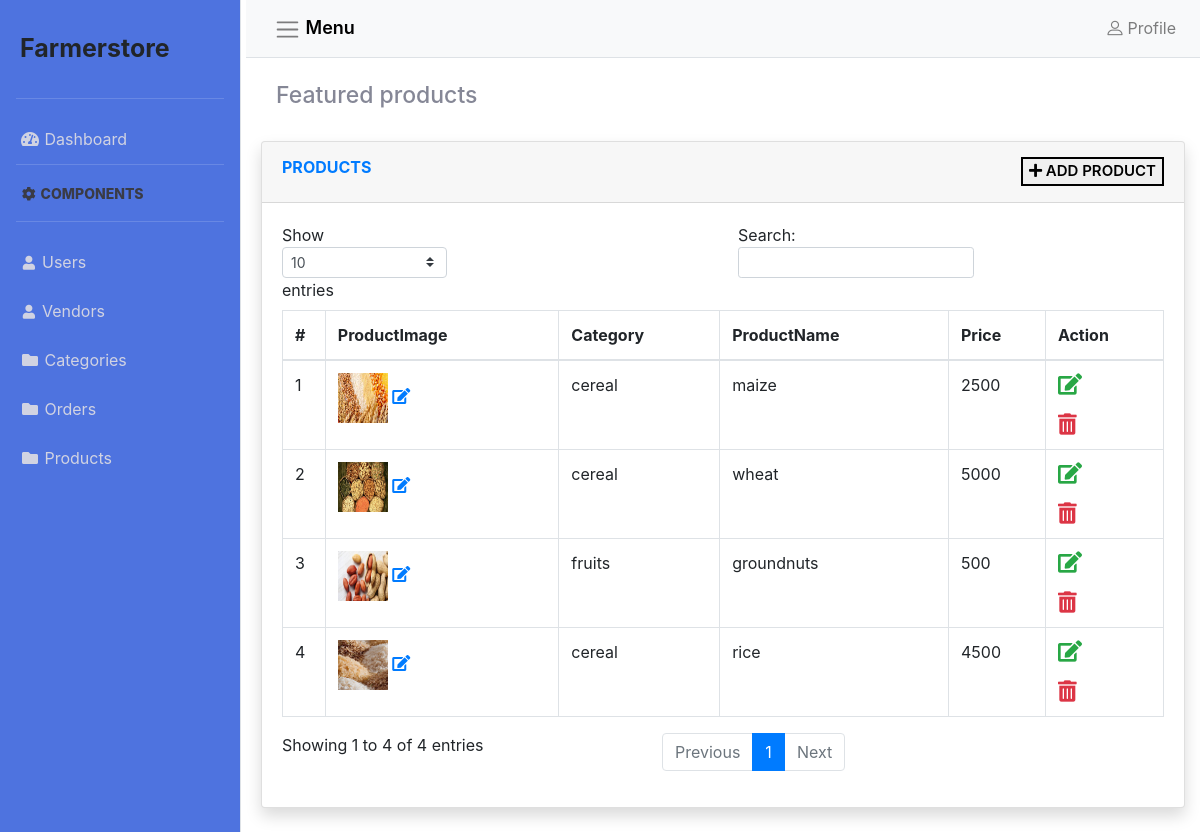
/admin/products.php (signed in), run on the app's committed database.
### tables this page shows
CREATE TABLE `products` (
  `product_id` int(11) NOT NULL,
  `category_id` int(11) NOT NULL,
  `product_name` varchar(255) NOT NULL,
  `price` varchar(255) NOT NULL,
  `photo` varchar(255) NOT NULL,
  `vendor_id` int(11) NOT NULL
);

CREATE TABLE `category` (
  `id` int(11) NOT NULL,
  `name` varchar(255) NOT NULL
);

### admin/products.php (the view, shortened to what this page needs)
<?php
include 'includes/header.php';
include 'includes/sidebar.php';
include 'includes/navbar.php';
?>
<div class="container-fluid">
    <div class="container-fluid">
        <h3 class="mt-4 text-gray-600">Featured products</h3>
    </div>
    <br>
    <div class="card shadow mb-4">
        <div class="card-header py-3">
            <h6 class="m-0 font-weight-bold text-primary">products</h6>
            <button class=" float-right"  data-toggle="modal" data-target="#newProduct"><i class="fa fa-plus"></i> Add product</button>
        </div>
        <div class="card-body">
            <div class="table-responsive">
                <table class="table table-bordered" id="dataTable" width="100%" cellspacing="0">
                    <thead>
                    <tr>
                        <th>#</th>
                        <th>ProductImage</th>
                        <th>Category</th>
                        <th>ProductName</th>
                        <th>Price</th>
                        <th>Action</th>
                    </tr>
                    </thead>
                    <tbody>
                    <?php
                    $n=0;
                    $n++;
                    $query = mysqli_query($con, "SELECT *,b.id,b.name FROM products,category b WHERE category_id=b.id") or die(mysqli_error());
                    while($fetch = mysqli_fetch_array($query)){
                    ?>
                    <tr>
                        <td><?php echo $n++ ?></td>
                        <td><img src="../images/<?php echo $fetch['photo'] ?>" style="height: 50px; width: 50px;">
                            <span><a href="" data-toggle="modal" data-target="#update_product<?php echo $fetch['product_id']?>" title="edit photo"><i class='fa fa-edit'></i> </a></span>
                        </td>
                        <td><?php echo $fetch['name'] ?></td>
                        <td><?php echo $fetch['product_name'] ?></td>
                        <td><?php echo $fetch['price'] ?></td>
                        <td>
                            <a href="#"  data-toggle="modal" type="button" data-target="#update_product<?php echo $fetch['product_id']?>" title="edit"><i class="fas fa-edit fa-lg text-success mr-2"></i></a>
                            <a href="#" data-toggle="modal" type="button" data-target="#delete_product<?php echo $fetch['product_id']?>" title="delete"><i class="fas fa-trash-alt fa-lg text-danger"></i></a>
                        </td>
                    </tr>
                    <?php
                    }
                    ?>
                    </tbody>
                </table>
            </div>
        </div>
    </div>
</div>
<?php
include 'includes/scripts.php';

### admin/css/style.css (style rules this page uses)
body { overflow-x: hidden; }
.container-fluid h3 { font-size: 23px; }
.card-header h6 { text-transform: uppercase; }
.card-header button { margin-top: -20px !important; border: 2px solid black; font-size: 15px; text-transform: uppercase; font-weight: 600; }
.text-gray-600 { color:#858796!important }

### data on the page
products: photo (picture), category.name "cereal", product_name "maize", price "2500"
products: photo (picture), category.name "cereal", product_name "wheat", price "5000"
products: photo (picture), category.name "fruits", product_name "groundnuts", price "500"
products: photo (picture), category.name "cereal", product_name "rice", price "4500"
